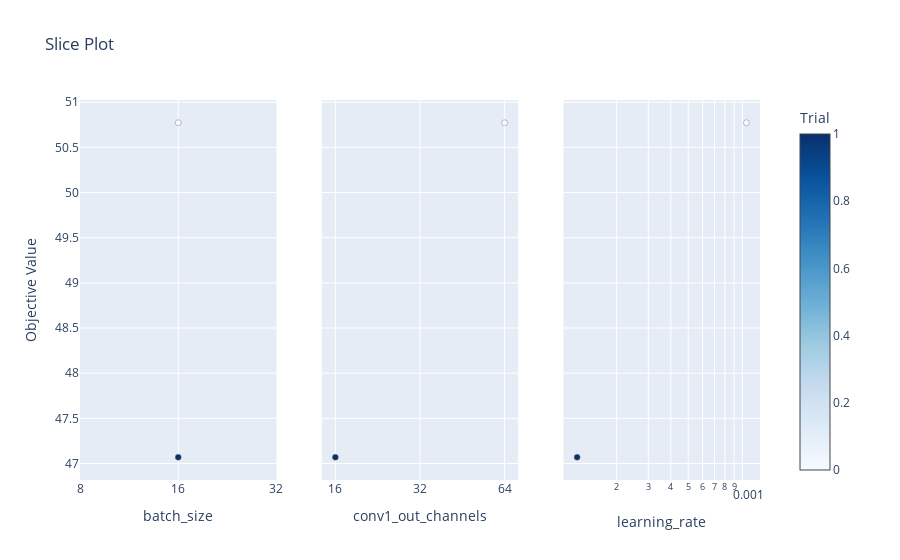

This figure's notebook cell:
### Code cell
fig4 = plot_slice(study, params=["learning_rate", "batch_size", "conv1_out_channels"])
fig4.show()

### Figure 1 — Plotly figure (JSON) as saved in the notebook; plotly's stock layout.template omitted (floating-point values rounded to 4 significant figures)
{"data": [{"marker": {"color": [0, 1], "colorbar": {"title": {"text": "Trial"}, "x": 1, "xpad": 40}, "colorscale": [[0, "rgb(247,251,255)"], [0.125, "rgb(222,235,247)"], [0.25, "rgb(198,219,239)"], [0.375, "rgb(158,202,225)"], [0.5, "rgb(107,174,214)"], [0.625, "rgb(66,146,198)"], [0.75, "rgb(33,113,181)"], [0.875, "rgb(8,81,156)"], [1, "rgb(8,48,107)"]], "line": {"color": "Grey", "width": 0.5}, "showscale": true}, "mode": "markers", "name": "Feasible Trial", "showlegend": false, "type": "scatter", "x": [16, 16], "xaxis": "x", "y": [50.77, 47.07], "yaxis": "y"}, {"marker": {"color": [0, 1], "colorbar": {"title": {"text": "Trial"}, "x": 1, "xpad": 40}, "colorscale": [[0, "rgb(247,251,255)"], [0.125, "rgb(222,235,247)"], [0.25, "rgb(198,219,239)"], [0.375, "rgb(158,202,225)"], [0.5, "rgb(107,174,214)"], [0.625, "rgb(66,146,198)"], [0.75, "rgb(33,113,181)"], [0.875, "rgb(8,81,156)"], [1, "rgb(8,48,107)"]], "line": {"color": "Grey", "width": 0.5}, "showscale": false}, "mode": "markers", "name": "Feasible Trial", "showlegend": false, "type": "scatter", "x": [64, 16], "xaxis": "x2", "y": [50.77, 47.07], "yaxis": "y2"}, {"marker": {"color": [0, 1], "colorbar": {"title": {"text": "Trial"}, "x": 1, "xpad": 40}, "colorscale": [[0, "rgb(247,251,255)"], [0.125, "rgb(222,235,247)"], [0.25, "rgb(198,219,239)"], [0.375, "rgb(158,202,225)"], [0.5, "rgb(107,174,214)"], [0.625, "rgb(66,146,198)"], [0.75, "rgb(33,113,181)"], [0.875, "rgb(8,81,156)"], [1, "rgb(8,48,107)"]], "line": {"color": "Grey", "width": 0.5}, "showscale": false}, "mode": "markers", "name": "Feasible Trial", "showlegend": false, "type": "scatter", "x": [0.001053, 0.0001205], "xaxis": "x3", "y": [50.77, 47.07], "yaxis": "y3"}], "layout": {"title": {"text": "Slice Plot"}, "xaxis": {"anchor": "y", "categoryarray": [8, 16, 32], "categoryorder": "array", "domain": [0, 0.2889], "title": {"text": "batch_size"}, "type": "category"}, "xaxis2": {"anchor": "y2", "categoryarray": [8, 16, 32, 64], "categoryorder": "array", "domain": [0.3556, 0.6444], "title": {"text": "conv1_out_channels"}, "type": "category"}, "xaxis3": {"anchor": "y3", "domain": [0.7111, 1], "title": {"text": "learning_rate"}, "type": "log"}, "yaxis": {"anchor": "x", "domain": [0, 1], "title": {"text": "Objective Value"}}, "yaxis2": {"anchor": "x2", "domain": [0, 1], "matches": "y", "showticklabels": false}, "yaxis3": {"anchor": "x3", "domain": [0, 1], "matches": "y", "showticklabels": false}}}
